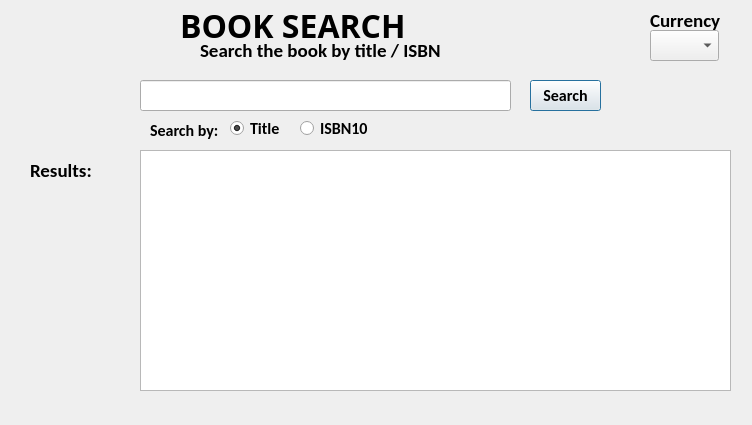
<?xml version="1.0" encoding="UTF-8"?>
<ui version="4.0">
 <class>Dialog</class>
 <widget class="QDialog" name="Dialog">
  <property name="geometry">
   <rect>
    <x>0</x>
    <y>0</y>
    <width>752</width>
    <height>425</height>
   </rect>
  </property>
  <property name="windowTitle">
   <string>Book Search</string>
  </property>
  <widget class="QLabel" name="label">
   <property name="geometry">
    <rect>
     <x>200</x>
     <y>40</y>
     <width>251</width>
     <height>21</height>
    </rect>
   </property>
   <property name="font">
    <font>
     <family>Calibri</family>
     <pointsize>14</pointsize>
     <weight>75</weight>
     <bold>true</bold>
    </font>
   </property>
   <property name="text">
    <string>Search the book by title / ISBN</string>
   </property>
   <property name="textFormat">
    <enum>Qt::AutoText</enum>
   </property>
  </widget>
  <widget class="QComboBox" name="CurrencyComboBox">
   <property name="geometry">
    <rect>
     <x>650</x>
     <y>30</y>
     <width>69</width>
     <height>31</height>
    </rect>
   </property>
  </widget>
  <widget class="QPushButton" name="pushButton_search">
   <property name="geometry">
    <rect>
     <x>530</x>
     <y>80</y>
     <width>71</width>
     <height>31</height>
    </rect>
   </property>
   <property name="font">
    <font>
     <family>Calibri</family>
     <pointsize>12</pointsize>
     <weight>75</weight>
     <italic>false</italic>
     <bold>true</bold>
    </font>
   </property>
   <property name="text">
    <string>Search</string>
   </property>
  </widget>
  <widget class="QLabel" name="label_2">
   <property name="geometry">
    <rect>
     <x>30</x>
     <y>160</y>
     <width>71</width>
     <height>21</height>
    </rect>
   </property>
   <property name="font">
    <font>
     <family>Calibri</family>
     <pointsize>14</pointsize>
     <weight>75</weight>
     <bold>true</bold>
    </font>
   </property>
   <property name="text">
    <string>Results:</string>
   </property>
   <property name="textFormat">
    <enum>Qt::AutoText</enum>
   </property>
  </widget>
  <widget class="QLabel" name="label_3">
   <property name="geometry">
    <rect>
     <x>650</x>
     <y>10</y>
     <width>81</width>
     <height>21</height>
    </rect>
   </property>
   <property name="font">
    <font>
     <family>Calibri</family>
     <pointsize>14</pointsize>
     <weight>75</weight>
     <bold>true</bold>
    </font>
   </property>
   <property name="text">
    <string>Currency</string>
   </property>
   <property name="textFormat">
    <enum>Qt::AutoText</enum>
   </property>
  </widget>
  <widget class="QLineEdit" name="lineEdit_input">
   <property name="geometry">
    <rect>
     <x>140</x>
     <y>80</y>
     <width>371</width>
     <height>31</height>
    </rect>
   </property>
  </widget>
  <widget class="QLabel" name="label_4">
   <property name="geometry">
    <rect>
     <x>180</x>
     <y>10</y>
     <width>281</width>
     <height>31</height>
    </rect>
   </property>
   <property name="font">
    <font>
     <family>Arial Black</family>
     <pointsize>24</pointsize>
     <weight>75</weight>
     <bold>true</bold>
    </font>
   </property>
   <property name="text">
    <string>BOOK SEARCH</string>
   </property>
   <property name="textFormat">
    <enum>Qt::AutoText</enum>
   </property>
  </widget>
  <widget class="QLabel" name="label_logo">
   <property name="geometry">
    <rect>
     <x>20</x>
     <y>20</y>
     <width>101</width>
     <height>111</height>
    </rect>
   </property>
   <property name="text">
    <string/>
   </property>
  </widget>
  <widget class="QRadioButton" name="radioButton_title">
   <property name="geometry">
    <rect>
     <x>230</x>
     <y>120</y>
     <width>82</width>
     <height>17</height>
    </rect>
   </property>
   <property name="font">
    <font>
     <family>Calibri</family>
     <pointsize>12</pointsize>
     <weight>75</weight>
     <bold>true</bold>
    </font>
   </property>
   <property name="text">
    <string>Title</string>
   </property>
   <property name="checked">
    <bool>true</bool>
   </property>
   <attribute name="buttonGroup">
    <string notr="true">buttonGroup_searchmethod</string>
   </attribute>
  </widget>
  <widget class="QRadioButton" name="radioButton_isbn10">
   <property name="geometry">
    <rect>
     <x>300</x>
     <y>120</y>
     <width>82</width>
     <height>17</height>
    </rect>
   </property>
   <property name="font">
    <font>
     <family>Calibri</family>
     <pointsize>12</pointsize>
     <weight>75</weight>
     <bold>true</bold>
    </font>
   </property>
   <property name="text">
    <string>ISBN10</string>
   </property>
   <attribute name="buttonGroup">
    <string notr="true">buttonGroup_searchmethod</string>
   </attribute>
  </widget>
  <widget class="QLabel" name="label_5">
   <property name="geometry">
    <rect>
     <x>150</x>
     <y>120</y>
     <width>91</width>
     <height>21</height>
    </rect>
   </property>
   <property name="font">
    <font>
     <family>Calibri</family>
     <pointsize>12</pointsize>
     <weight>75</weight>
     <bold>true</bold>
    </font>
   </property>
   <property name="text">
    <string>Search by: </string>
   </property>
   <property name="textFormat">
    <enum>Qt::AutoText</enum>
   </property>
  </widget>
  <widget class="QTableView" name="tableView">
   <property name="geometry">
    <rect>
     <x>140</x>
     <y>150</y>
     <width>591</width>
     <height>241</height>
    </rect>
   </property>
  </widget>
 </widget>
 <resources/>
 <connections/>
 <buttongroups>
  <buttongroup name="buttonGroup_searchmethod"/>
 </buttongroups>
</ui>
